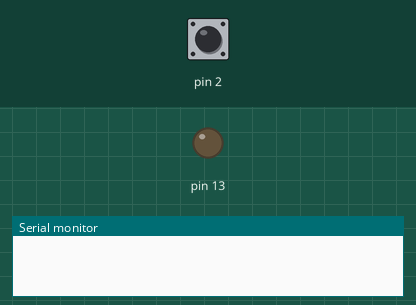
Bench run of a sketch on a simulated Arduino Uno, built with avr-gcc and run on an emulated ATmega328P. Shown: output pins drawn as LEDs (lit = HIGH), the last lines printed to the serial monitor. Dashed ring = blinking. The test bench sets the inputs (shaded band); at power-on: pin 2 HIGH.

Above: at 5.0 s.
5.1 s: pin 2 pulled LOW for 0.15 s
At 7.8 s:
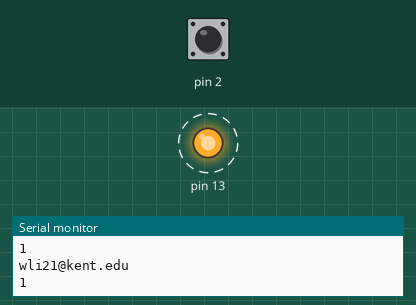
Timing chart, 0 to 14.2 s (numbered marks = the images above; inputs shaded):
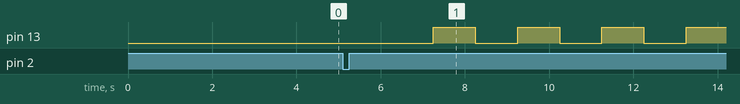

Measured:
- after the input at 5.1 s, pin 13: alternates HIGH for 1.0 s and LOW for 1.0 s, starting after 2.2 s

The sketch:

Project_3_2.ino
```cpp
// //////////////////////////////////////////////
// Embedded System Programming (CS 33301-001)
// Project 3.2
// Kent State University
// Dept. of Computer Science
// Professor Jungyoon Kim
// Winson Li
//
// Write a program with appropriate comments. Input switch should be working with the external
// interrupt. HW Connection: Using External Interrupt 0 for input switch (normal state is high and pushed
// state is low) and no need to add an external LED.
// 2. Initial state: Internal LED OFF, Starting State at Rest
// Using a Timer Interrupt (Any Timer with Timer Interrupt.
// In order to make an accurate one second timer, serial communication function can be used.
// Setting Registers of Timer, LED blink and Serial data to your email address.
//
// a. When the button is pushed. -> toggle LED every one second
// b. When the button is pushed. -> toggle LED every two seconds
// c. When the button is pushed. -> toggle LED every three seconds
// d. When the button is pushed. -> toggle LED every four seconds
// … (Repeat a – d)
//
// LED status is changed everytime the set timer interval is reached. It toggles On and Off.
// ///////////////////////////////////////////////

// global variables
bool toggle_LED_State = 0;
int timer_State = 0;

unsigned char *TCCR1A_ESP; // 0x80
unsigned char *TCCR1B_ESP; // 0x81
unsigned char *TCNT1H_ESP; // 0x85
unsigned char *TCNT1L_ESP; // 0x84
unsigned char *OCR1AH_ESP; // 0x89
unsigned char *OCR1AL_ESP; // 0x88
unsigned char *TIMSK1_ESP; // 0x6F
unsigned char *ptrSREG;    // 0x5F

int main(void) {
  Serial.begin(9600); // for debugging and printing email in serial montor, 9600 baud

  // Enable the pull-up resistor on PD2
  // using the Port D Data Register (PORTD)
  unsigned char *portD;
  portD = (unsigned char *) 0x2B;
  *portD |= 0x04;

  // Configure external interrupt 0 to generate an interrupt request on rising logical change
  // using External Interrupt Control Register A (EICRA)
  unsigned char *AT328_EICRA;
  AT328_EICRA = (unsigned char *) 0x69;
  *AT328_EICRA |= 0x03;   // b 0000 0011 --> b xxxx xx11 --> Rising Edge for INT 0

  // Enable external interrupt 0
  // using the External Interrupt Mask Register (EIMSK)
  unsigned char *AT328_EIMSK;
  AT328_EIMSK = (unsigned char *) 0x3D;
  *AT328_EIMSK |= 0x01; // enable INT0

  // Configure PB5 as an output
  // using the Port B Data Direction Register (DDRB)
  unsigned char *portDDRB;
  portDDRB = (unsigned char *) 0x24;
  unsigned char *portB;
  portB = (unsigned char *) 0x25;

  *portDDRB |= 0x20;  // PORTB bit 5 as output (bit --> 1) --> b 0010 0000 --> b xx1x xxxx

  // Enable interrupts
  // using SREG
  unsigned char *ptrSREG;
  ptrSREG = (unsigned char *) 0x5F;
  *ptrSREG |= 0x80;

    while (1){
    // Nothing to do here
    // All work is done in the ISR
  }
}

void timer(int timer_State) {
  // initialize timer1 and changes OCR1A based on desired time toggle interval aka timer_State
  *ptrSREG = 0x00; // b 0xxx xxxx, 0 disables interrupts

  // Timer Counter Control Regrister, important
  unsigned char *TCCR1A_ESP;
  TCCR1A_ESP = (unsigned char *) 0x80;
  unsigned char *TCCR1B_ESP;
  TCCR1B_ESP = (unsigned char *) 0x81;
  // Timer/Counter Register, the actual timer value is stored here
  unsigned char *TCNT1H_ESP;
  TCNT1H_ESP = (unsigned char *) 0x85;
  unsigned char *TCNT1L_ESP;
  TCNT1L_ESP = (unsigned char *) 0x84;
  unsigned char *OCR1AH_ESP;
  // Output Compare Regrister
  OCR1AH_ESP = (unsigned char *) 0x89;
  unsigned char *OCR1AL_ESP;
  OCR1AL_ESP = (unsigned char *) 0x88;
  unsigned char *TIMSK1_ESP;
  // Timer/Counter Interrupt Mask Register, this enable/disable timer interrupts
  TIMSK1_ESP = (unsigned char *) 0x6F;

  *TCCR1A_ESP = 0x00;
  *TCCR1B_ESP = 0x00;
  *TCNT1H_ESP = 0x00;
  *TCNT1L_ESP = 0x00;
  // OCR1AH and OCR1AL are missing here and instead in the switch case. It doesn't jump to the Timer OCR1A settings. Therefore, the initial state/rest state of the LED is OFF.

  switch(timer_State) {
    // compare match register 16MHz/256/1Hz
    // LED toggles every 1 second, (16000000/1024)/1hz = 15625 = 0x3D09
    case(1):
      *OCR1AH_ESP = 0x3D;
      *OCR1AL_ESP = 0x09;
      break;

    // LED toggles every 2 second, (16000000/1024)/0.5hz = 31250 = 0x7A12
    case(2):
      *OCR1AH_ESP = 0x7A;
      *OCR1AL_ESP = 0x12;
      break;

    // LED toggles every 3 second, (16000000/1024)/0.3333hz = approx 46880 = 0xB720
    case(3):
      *OCR1AH_ESP = 0xB7;
      *OCR1AL_ESP = 0x20;
      break;

    // LED toggles every 4 second, (16000000/1024)/0.25hz = 62500 = 0xF424
    case(0):
      *OCR1AH_ESP = 0xF4;
      *OCR1AL_ESP = 0x24;
      break;
      }

  *TCCR1B_ESP |= 0x0D;  // 1101, CTC mode (Clear Timer on Compare Match) - BIT3
                        // 1024 prescaler, BIT2 and BIT0
  *TIMSK1_ESP |= 0x02;  // enable timer compare interrupt - BIT1- Timer/Counter1, Output Compare A Match Interrupt Enable

  *ptrSREG |= 0x80;     // b 1000 0000, 1 enables interrupts
}

ISR(INT0_vect){ // external interrupt service routine
  unsigned char *portPinD;
  portPinD = (unsigned char *) 0x29;
  unsigned char *portB;
  portB = (unsigned char *) 0x25;

  // Read PD2 using the Port D Pin Input Register (PIND)
  if (*portPinD & 0x04){ // when button is pressed, change timer_State up 1 second
    Serial.println("PUSH"); // Helps with testing since switch button sometimes regristered multiple times instead of as one press
    timer_State = (timer_State + 1) % 4;
    }
  timer(timer_State);
}

ISR(TIMER1_COMPA_vect) { // timer compare interrupt service routine
  unsigned char *portB;
  portB = (unsigned char *) 0x25;
  // toggle for PB5
  if (toggle_LED_State == 0) {
    *portB &= ~0x20;
    toggle_LED_State = 1;
    }
  else {
    *portB |= 0x20;
    toggle_LED_State = 0;
    }
  Serial.println("wli21@kent.edu");
  Serial.println(timer_State);
}
```
